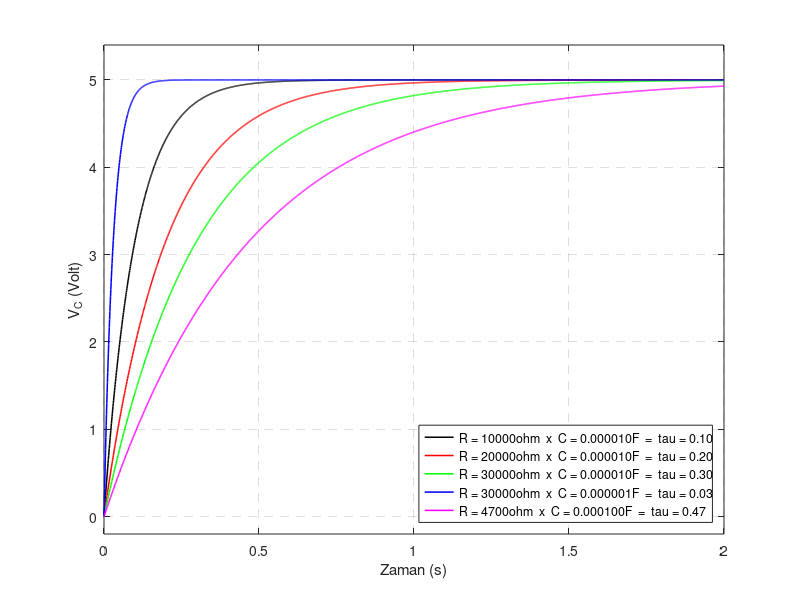

Recreate this plot in MATLAB.
clear all; close all; clc;
T = 1e-3; stopTime = 2; % saniye
R1 = 1e4; % 10k
C1 = 1e-5; % 10uF
R2 = 2e4; C2 = 1e-5;
R3 = 3e4; C3 = 1e-5;
R4 = 3e4; C4 = 1e-6;
R5 = 4700; C5 = 1e-4;
Vc0 = 0;
Vcc = 5;
t = 0:T:stopTime;
y1 = Vc0*exp(-(t/(R1*C1))) - Vcc*exp(-(t/(R1*C1))) + Vcc;
y2 = Vc0*exp(-(t/(R2*C2))) - Vcc*exp(-(t/(R2*C2))) + Vcc;
y3 = Vc0*exp(-(t/(R3*C3))) - Vcc*exp(-(t/(R3*C3))) + Vcc;
y4 = Vc0*exp(-(t/(R4*C4))) - Vcc*exp(-(t/(R4*C4))) + Vcc;
y5 = Vc0*exp(-(t/(R5*C5))) - Vcc*exp(-(t/(R5*C5))) + Vcc;
fprintf('Zaman sabitleri tau = RC\n');
tau = [R1*C1; R2*C2; R3*C3; R4*C4; R5*C5]
%%
figure(1);
lw = 1.1;
plot(t, y1, 'k-', 'linewidth', lw);
hold on;
plot(t, y2, 'r-', 'linewidth', lw);
plot(t, y3, 'g-', 'linewidth', lw);
plot(t, y4, 'b-', 'linewidth', lw);
plot(t, y5, 'm-', 'linewidth', lw);
hold off;
xlabel('Zaman (s)');
ylabel('V_C (Volt)');
leg1 = sprintf('R = %iohm  x  C = %.6fF  =  tau = %.2f', R1, C1, tau(1));
leg2 = sprintf('R = %iohm  x  C = %.6fF  =  tau = %.2f', R2, C2, tau(2));
leg3 = sprintf('R = %iohm  x  C = %.6fF  =  tau = %.2f', R3, C3, tau(3));
leg4 = sprintf('R = %iohm  x  C = %.6fF  =  tau = %.2f', R4, C4, tau(4));
leg5 = sprintf('R = %iohm  x  C = %.6fF  =  tau = %.2f', R5, C5, tau(5));
legend(leg1, leg2, leg3, leg4, leg5, 'location', 'southeast');
set(legend, 'Interpreter', 'tex');
grid on;
set(gca, 'gridlinestyle', '--');
axis([0 2 -0.2 5.4]);